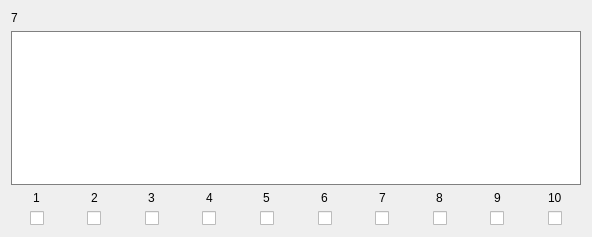
            <widget class="QWidget" name="scrollAreaWidgetContents_150">
             <property name="geometry">
              <rect>
               <x>0</x>
               <y>0</y>
               <width>592</width>
               <height>237</height>
              </rect>
             </property>
             <layout class="QVBoxLayout" name="verticalLayout_99">
              <item>
               <widget class="QLabel" name="Name_7">
                <property name="text">
                 <string>7</string>
                </property>
               </widget>
              </item>
              <item>
               <widget class="QTextEdit" name="Text_7">
                <property name="styleSheet">
                 <string notr="true">border: 1px solid gray</string>
                </property>
               </widget>
              </item>
              <item>
               <layout class="QHBoxLayout" name="horizontalLayout_10">
                <property name="bottomMargin">
                 <number>0</number>
                </property>
                <item>
                 <layout class="QVBoxLayout" name="verticalLayout_64">
                  <property name="rightMargin">
                   <number>0</number>
                  </property>
                  <property name="bottomMargin">
                   <number>0</number>
                  </property>
                  <item alignment="Qt::AlignHCenter">
                   <widget class="QLabel" name="label_62">
                    <property name="text">
                     <string>1</string>
                    </property>
                   </widget>
                  </item>
                  <item alignment="Qt::AlignHCenter">
                   <widget class="QCheckBox" name="Check_7_1">
                    <property name="text">
                     <string/>
                    </property>
                   </widget>
                  </item>
                 </layout>
                </item>
                <item>
                 <layout class="QVBoxLayout" name="verticalLayout_65">
                  <property name="rightMargin">
                   <number>0</number>
                  </property>
                  <property name="bottomMargin">
                   <number>0</number>
                  </property>
                  <item alignment="Qt::AlignHCenter">
                   <widget class="QLabel" name="label_63">
                    <property name="text">
                     <string>2</string>
                    </property>
                   </widget>
                  </item>
                  <item alignment="Qt::AlignHCenter">
                   <widget class="QCheckBox" name="Check_7_2">
                    <property name="text">
                     <string/>
                    </property>
                   </widget>
                  </item>
                 </layout>
                </item>
                <item>
                 <layout class="QVBoxLayout" name="verticalLayout_66">
                  <property name="rightMargin">
                   <number>0</number>
                  </property>
                  <property name="bottomMargin">
                   <number>0</number>
                  </property>
                  <item alignment="Qt::AlignHCenter">
                   <widget class="QLabel" name="label_64">
                    <property name="text">
                     <string>3</string>
                    </property>
                   </widget>
                  </item>
                  <item alignment="Qt::AlignHCenter">
                   <widget class="QCheckBox" name="Check_7_3">
                    <property name="text">
                     <string/>
                    </property>
                   </widget>
                  </item>
                 </layout>
                </item>
                <item>
                 <layout class="QVBoxLayout" name="verticalLayout_67">
                  <property name="rightMargin">
                   <number>0</number>
                  </property>
                  <property name="bottomMargin">
                   <number>0</number>
                  </property>
                  <item alignment="Qt::AlignHCenter">
                   <widget class="QLabel" name="label_65">
                    <property name="text">
                     <string>4</string>
                    </property>
                   </widget>
                  </item>
                  <item alignment="Qt::AlignHCenter">
                   <widget class="QCheckBox" name="Check_7_4">
                    <property name="text">
                     <string/>
                    </property>
                   </widget>
                  </item>
                 </layout>
                </item>
                <item>
                 <layout class="QVBoxLayout" name="verticalLayout_68">
                  <property name="rightMargin">
                   <number>0</number>
                  </property>
                  <property name="bottomMargin">
                   <number>0</number>
                  </property>
                  <item alignment="Qt::AlignHCenter">
                   <widget class="QLabel" name="label_66">
                    <property name="text">
                     <string>5</string>
                    </property>
                   </widget>
                  </item>
                  <item alignment="Qt::AlignHCenter">
                   <widget class="QCheckBox" name="Check_7_5">
                    <property name="text">
                     <string/>
                    </property>
                   </widget>
                  </item>
                 </layout>
                </item>
                <item>
                 <layout class="QVBoxLayout" name="verticalLayout_69">
                  <property name="rightMargin">
                   <number>0</number>
                  </property>
                  <property name="bottomMargin">
                   <number>0</number>
                  </property>
                  <item alignment="Qt::AlignHCenter">
                   <widget class="QLabel" name="label_67">
                    <property name="text">
                     <string>6</string>
                    </property>
                   </widget>
                  </item>
                  <item alignment="Qt::AlignHCenter">
                   <widget class="QCheckBox" name="Check_7_6">
                    <property name="text">
                     <string/>
                    </property>
                   </widget>
                  </item>
                 </layout>
                </item>
                <item>
                 <layout class="QVBoxLayout" name="verticalLayout_70">
                  <property name="rightMargin">
                   <number>0</number>
                  </property>
                  <property name="bottomMargin">
                   <number>0</number>
                  </property>
                  <item alignment="Qt::AlignHCenter">
                   <widget class="QLabel" name="label_68">
                    <property name="text">
                     <string>7</string>
                    </property>
                   </widget>
                  </item>
                  <item alignment="Qt::AlignHCenter">
                   <widget class="QCheckBox" name="Check_7_7">
                    <property name="text">
                     <string/>
                    </property>
                   </widget>
                  </item>
                 </layout>
                </item>
                <item>
                 <layout class="QVBoxLayout" name="verticalLayout_71">
                  <property name="rightMargin">
                   <number>0</number>
                  </property>
                  <property name="bottomMargin">
                   <number>0</number>
                  </property>
                  <item alignment="Qt::AlignHCenter">
                   <widget class="QLabel" name="label_69">
                    <property name="text">
                     <string>8</string>
                    </property>
                   </widget>
                  </item>
                  <item alignment="Qt::AlignHCenter">
                   <widget class="QCheckBox" name="Check_7_8">
                    <property name="text">
                     <string/>
                    </property>
                   </widget>
                  </item>
                 </layout>
                </item>
                <item>
                 <layout class="QVBoxLayout" name="verticalLayout_72">
                  <property name="rightMargin">
                   <number>0</number>
                  </property>
                  <property name="bottomMargin">
                   <number>0</number>
                  </property>
                  <item alignment="Qt::AlignHCenter">
                   <widget class="QLabel" name="label_70">
                    <property name="text">
                     <string>9</string>
                    </property>
                   </widget>
                  </item>
                  <item alignment="Qt::AlignHCenter">
                   <widget class="QCheckBox" name="Check_7_9">
                    <property name="text">
                     <string/>
                    </property>
                   </widget>
                  </item>
                 </layout>
                </item>
                <item>
                 <layout class="QVBoxLayout" name="verticalLayout_73">
                  <property name="rightMargin">
                   <number>0</number>
                  </property>
                  <property name="bottomMargin">
                   <number>0</number>
                  </property>
                  <item alignment="Qt::AlignHCenter">
                   <widget class="QLabel" name="label_71">
                    <property name="text">
                     <string>10</string>
                    </property>
                   </widget>
                  </item>
                  <item alignment="Qt::AlignHCenter">
                   <widget class="QCheckBox" name="Check_7_10">
                    <property name="text">
                     <string/>
                    </property>
                   </widget>
                  </item>
                 </layout>
                </item>
               </layout>
              </item>
             </layout>
            </widget>
